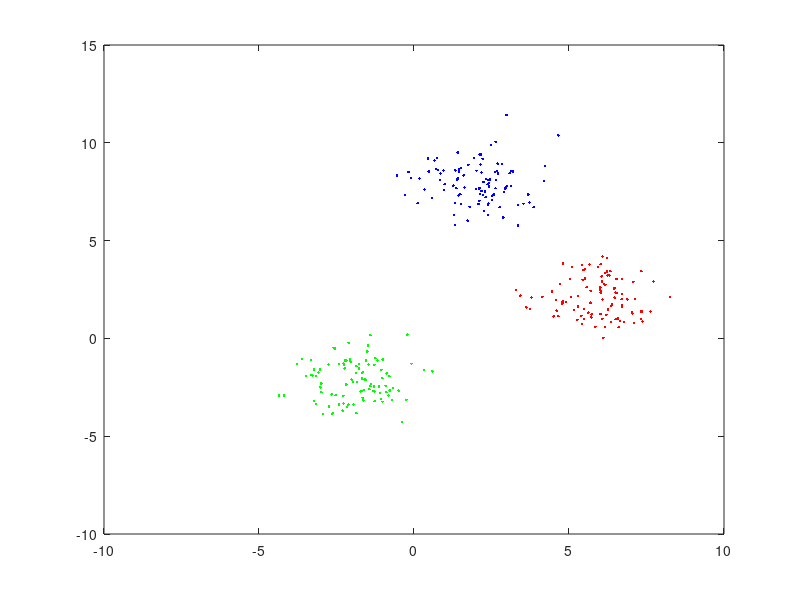

This figure's MATLAB source:
%% data for problem #1a
clear

x = unifrnd(0,10,1000,1);
y = 2*x + normrnd(0,1,size(x));
plot(x,y,'.');

%% data for problem #1e, mimicing the perturbation at a specific location

temp = 8*ones(50,1);
x2 = [x; temp];
y2 = [y; (2*temp +10 +normrnd(0,1,size(temp)))];

%% data for problem #2a

clear
dat1 = [normrnd(6,2,100,1) normrnd(2,1,100,1)];   % create the input data
dat2 = [normrnd(2,3,100,1) normrnd(8,1,100,1)];
dat = [dat1; dat2];

y = [ones(100,1); -1*ones(100,1)];   % these are the labels for the classes

% plot the data
ind1 = find(y == 1);
ind2 = find(y == -1);
plot(dat(ind1,1),dat(ind1,2),'r.')
hold on
plot(dat(ind2,1),dat(ind2,2),'b.')
hold off

%% data for problem #2b

clear
dat1 = [normrnd(6,2,100,1) normrnd(2,2,100,1)];  % create the input data
dat2 = [normrnd(2,3,100,1) normrnd(8,2,100,1)];
dat = [dat1; dat2];

y = [ones(100,1); 0*ones(100,1)];  % labels for classes

% plot the data
ind1 = find(y == 1);
ind2 = find(y == 0);
plot(dat(ind1,1),dat(ind1,2),'r.')
hold on
plot(dat(ind2,1),dat(ind2,2),'b.')
hold off

%% data for problem #2c

clear
dat1 = [normrnd(6,1,100,1) normrnd(2,1,100,1)];      % create the input data
dat2 = [normrnd(2,1,100,1) normrnd(8,1,100,1)];
dat3 = [normrnd(-2,1,100,1) normrnd(-2,1,100,1)];
dat = [dat1; dat2; dat3];

y(:,1) = [ones(100,1); zeros(100,1); zeros(100,1)];   % the class labels as three dimensional outputs
y(:,2) = [zeros(100,1); ones(100,1); zeros(100,1)]';
y(:,3) = [zeros(100,1); zeros(100,1); ones(100,1)]';
    
% plot the data
ind1 = find(y(:,1) == 1);
ind2 = find(y(:,2) == 1);
ind3 = find(y(:,3) == 1);
plot(dat(ind1,1),dat(ind1,2),'r.')
hold on
plot(dat(ind2,1),dat(ind2,2),'b.')
plot(dat(ind3,1),dat(ind3,2),'g.')
hold off

